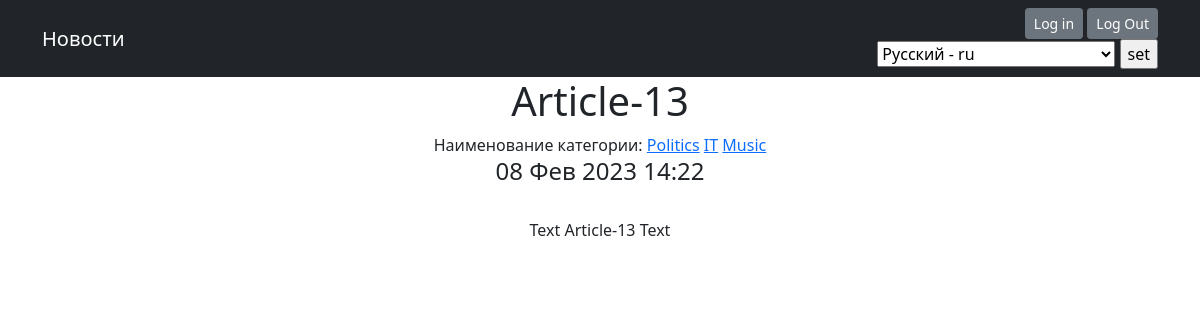
The app's page /news/35 with its own data.
### news/models.py (models this page shows, shortened)
class Post(models.Model):
    authorP = models.ForeignKey(Author, on_delete=models.CASCADE)
    articles = "AR"
    news = "NW"
    CATEGORY_TYPES = [
        (articles, 'Статья'),
        (news, 'Новость')
    ]
    category_type = models.CharField(max_length=2, choices=CATEGORY_TYPES, default=news)
    time_add = models.DateTimeField(auto_now_add=True)
    post_category = models.ManyToManyField(Category, through='PostCategory')
    title = models.CharField(max_length=255)
    text = models.TextField()
    rating = models.IntegerField(default=0)

class Category(models.Model):
    name = models.CharField(max_length=127, unique=True, help_text=_('Category name'))
    subscribers = models.ManyToManyField(User, through='SubscribeCategory')

### news/views.py (the view)
# urls.py: path('<int:pk>', NewsDetail.as_view(), name='news_detail'),
class NewsDetail(DetailView):
    model = Post
    template_name = 'news_detail.html'
    context_object_name = 'new1'
    def get_object(self, *args, **kwargs):
        obj = cache.get(f'news-{self.kwargs["pk"]}', None)
        if not obj:
            obj = super().get_object(queryset=self.queryset)
            cache.set(f'news-{self.kwargs["pk"]}', obj)
        return obj

### news/templatetags/d36_filters.py (called while the page is built)
@register.filter()
def censor(txt):
    replace_list = ['some', 'news-1']
    if not isinstance(txt, str):
        raise TypeError(f'invalid object type for censorship')
    else:
        for word in txt.split(" "):
            if word.lower() in replace_list:
                txt = txt.replace(word, f'{word[0]}{"*"*(len(word)-2)}{word[-1]}')
    return txt

### templates/news_detail.html (shortened to what this page needs)
{% extends 'flatpages/default.html' %}
{% load d36_filters %}
{% load i18n %}
{% block content %}
<td><h1>{{ new1.title|censor }}</h1></td>
<td>
    {% if new1.post_category.all %}
        {% translate "Category" %}:
        {% endif %}
{% for cat in new1.post_category.all %}
    <a href="{% url 'category_list' cat.id %}">{{ cat.name }}</a>
    {% endfor %}
</td>
<br>
<h4>
{{ new1.time_add|date:'d M Y' }}
{{ new1.time_add|time }}
</h4>
<br>
<td>{{ new1.text|censor}}</td>
<br>
{% endblock content %}

### records on screen
Post: title|censor "Article-13", time_add "08 Фев 2023", time_add "14:22", text|censor "Text Article-13 Text"
Category: name "Politics"
Category: name "IT"
Category: name "Music"

### other values on screen
form field language "Русский - ru"
